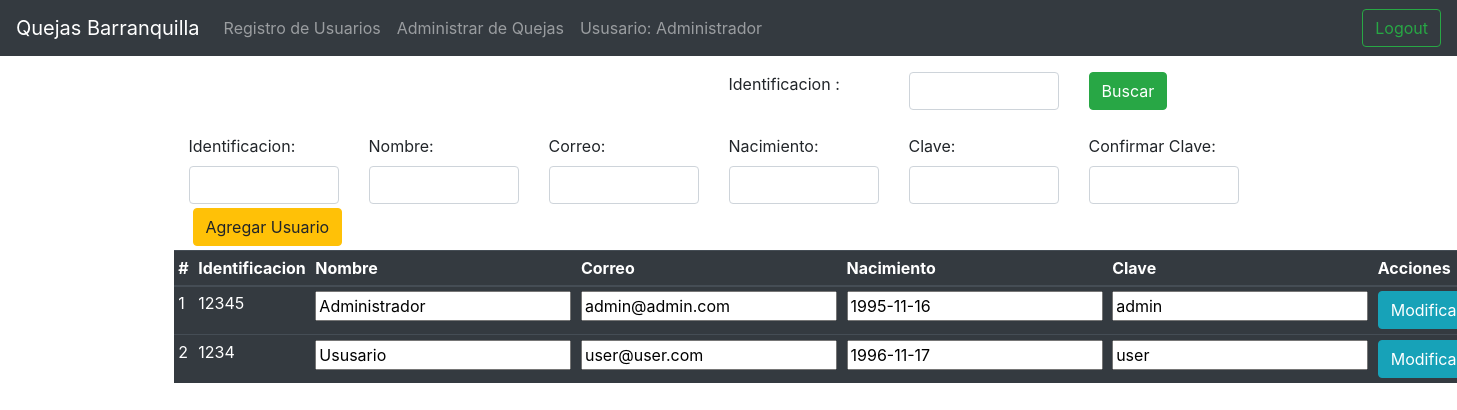
/index.php (signed in), run on the app's committed database.
### tables this page shows
CREATE TABLE `users` (
  `id` int(6) UNSIGNED NOT NULL,
  `no_id` varchar(30) NOT NULL,
  `name` varchar(30) NOT NULL,
  `birth_date` varchar(30) DEFAULT NULL,
  `email` varchar(50) NOT NULL,
  `password` varchar(50) NOT NULL,
  `created_date` timestamp NOT NULL DEFAULT current_timestamp() ON UPDATE current_timestamp()
);

### users.php (called while the page is built, shortened)
<?php
class users{
	public function lis(){
		$conexion   = new conexion();
		$con = $conexion->conectar();
		$sql = "SELECT * FROM users";
		$result = $con->query($sql);
		$arr=array();
		while ($fila = $result->fetch_assoc()){
			$arr[]=$fila;
		}
		return($arr);
	}
}
?>

### crudUsers.php (the view, shortened to what this page needs)
<?php
  require_once("users.php");
  $usu = new users();
   if(isset($_POST['search']) && $_POST["no_id"]!=""){
      $arr=$usu->search($_POST["no_id"]);
  }  else{
    $arr=$usu->lis();
  }
 ?>
<div class="container mt-3">
  <div class="row col-12">
  <div class="col-sm-6">
    </div>
    <div class="col-sm-2">
      <form method="post" action="">
        <label>
          Identificacion :
        </label>
    </div>
    <div class="col-sm-2">
      <input type="Text" class="form-control" name="no_id">
    </div>
    <div class="col-sm-1">
      <input type="Submit" name="search" class="btn sm-btn btn-success" value="Buscar">
    </div>
  </div>
  <br>
  <div class="row col-sm-12">
    <div class="col-sm-2"> <label>Identificacion:</label></div>
    <div class="col-lg-2"> <label>Nombre:</label></div>
    <div class="col-sm-2"> <label>Correo:</label></div>
    <div class="col-sm-2"> <label>Nacimiento:</label></div>
    <div class="col-sm-2"> <label>Clave:</label></div>
    <div class="col-sm-2"> <label>Confirmar Clave:</label></div>
  </div>
  <form method="post" action="">
  <div class="row col-sm-12">
    <div class="col-sm-2"> <input type="text" class="form-control" name="no_id"></div>
    <div class="col-sm-2"> <input type="text" class="form-control" name="name"></div>
    <div class="col-sm-2"> <input type="text" class="form-control" name="mail"></div>
    <div class="col-sm-2"> <input type="text" class="form-control" name="birth_date"></div>
    <div class="col-sm-2"> <input type="text" class="form-control" name="pass"></div>
    <div class="col-sm-2"> <input type="text" class="form-control" name="confirm_pass"></div>
    <div class="col-sm-2"> <input type="Submit" class="btn sm-btn btn-warning m-1" name="create" value="Agregar Usuario"></div>
   </form>
  </div>
  <div class="row col-sm-12">
  <table class="table  table-sm table-dark">
  <thead>
    <tr>
      <th scope="col">#</th>
      <th scope="col">Identificacion</th>
      <th scope="col">Nombre</th>
      <th scope="col">Correo</th>
      <th scope="col">Nacimiento</th>
      <th scope="col">Clave</th>
      <th colspan="2" scope="col">Acciones</th>
    </tr>
  </thead>
  <tbody>
<?php
   for($i=0;$i<count($arr);$i++){
   $id  = $arr[$i]['id'];
   $no_id  = $arr[$i]['no_id'];
   $nom  = $arr[$i]['name'];
   $mail = $arr[$i]['email'];
   $birth_date = $arr[$i]['birth_date'];
   $pass = $arr[$i]['password'];
   ?>
   <form method="post" action="">
   <tr>
   <td  scope="row" >
   <?php echo $id?></td>
   <td  >
   <?php echo $no_id?></td>
   <td><input type="text" name="name" value="<?php echo $nom?>"></td>
   <td><input type="text" name="mail" value="<?php echo $mail?>"></td>
   <td><input type="text" name="birth_date" value="<?php echo $birth_date?>"></td>
   <td><input type="text" name="pass" value="<?php echo $pass?>"></td>
   <td><input type="Submit" class="btn sm-btn btn-info" name="update" value="Modificar"></td>
   </tr>
   </form>
<?php
}
?>
</tbody>
  </div>

### index.php (shortened to what this page needs)
<?php
if(!isset($_SESSION['Reg'])){
	header('Location: login.php');
}else{
	if($_SESSION['Reg']!='ok'){
		header('Location: login.php');
	}else{
		include("navbar.php");
		if(!isset($_SESSION['rol'])||$_SESSION['rol']!='ADMIN'){
			include("crudComplaints.php");
		} else{
			if (isset($_GET['complaints'])){
				include("crudComplaints.php");
			}else{
				include("crudUsers.php");
			}
		}
	}
}
?>

### navbar.php (shortened to what this page needs)
<!DOCTYPE html>
<html lang="en">
<head>
	<link rel="stylesheet" href="https://cdn.jsdelivr.net/npm/bootstrap@4.6.1/dist/css/bootstrap.min.css">
</head>
<body>
<nav class="navbar navbar-expand-lg navbar-dark bg-dark">
  <a class="navbar-brand" href="#">Quejas Barranquilla</a>
  <div class="collapse navbar-collapse" id="navbarSupportedContent">
    <ul class="navbar-nav mr-auto">
	  <?php
if(!isset($_SESSION['rol'])||$_SESSION['rol']!='ADMIN'){
?>
      <li><a class="nav-link" href="index.php?a=usu">Registro de Quejas</a></li>
	  <?php
	  } else{?>
<li><a class="nav-link" href="index.php">Registro de Usuarios</a></li>
<li><a class="nav-link" href="index.php?complaints">Administrar de Quejas</a></li>
<?php  }
?>
<li><a class="nav-link" >Ususario: <?php  echo($_SESSION['user']['name']); ?></a></li>
    </ul>
	<a class="btn btn-outline-success my-2 my-sm-0" href="index.php?b=del">Logout</a>
  </div>
</nav>
</body>
</html>

### data on the page
users: id "1", no "12345", name "Administrador", mail "admin@admin.com", birth_date "1995-11-16", pass "admin"
users: id "2", no "1234", name "Ususario", mail "user@user.com", birth_date "1996-11-17", pass "user"

### other printed values
$_SESSION['user']['name'] "Administrador"
